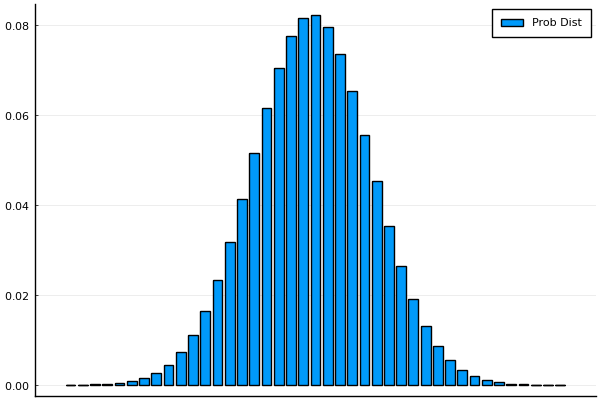

Recreate this plot in Julia.
# plot probabilistic distribution as bar graph
# using cumulative distribution function

module BarProbDistCdf
    using Plots, Distributions
    pyplot()

    function main(is_test=false)
        norm_dist = Normal(209.7, 4.84) # mu, std_dev

        zs = Array(190:230)
        ys = [cdf(norm_dist, z+0.5) - cdf(norm_dist, z-0.5) for z in zs]

        bar(ys, xtick=zs, label="Prob Dist")

        if is_test == false
            save_path = joinpath(split(@__FILE__, "src")[1], "src/prob_stats/prob_model/bar_prob_dist_cdf/bar_prob_dist_cdf.png")
            savefig(save_path)
        end
    end
end